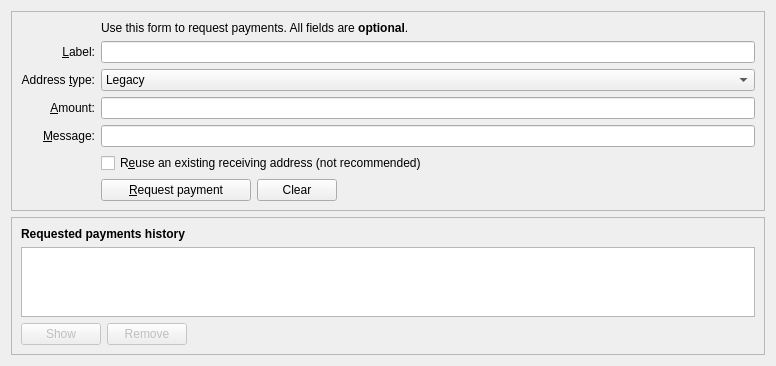
<?xml version="1.0" encoding="UTF-8"?>
<ui version="4.0">
 <class>ReceiveCoinsDialog</class>
 <widget class="QWidget" name="ReceiveCoinsDialog">
  <property name="geometry">
   <rect>
    <x>0</x>
    <y>0</y>
    <width>776</width>
    <height>364</height>
   </rect>
  </property>
  <layout class="QVBoxLayout" name="verticalLayout" stretch="0,0,1">
   <item>
    <widget class="QFrame" name="frame2">
     <property name="sizePolicy">
      <sizepolicy hsizetype="Preferred" vsizetype="Expanding">
       <horstretch>0</horstretch>
       <verstretch>0</verstretch>
      </sizepolicy>
     </property>
     <property name="frameShape">
      <enum>QFrame::StyledPanel</enum>
     </property>
     <property name="frameShadow">
      <enum>QFrame::Sunken</enum>
     </property>
     <layout class="QVBoxLayout" name="verticalLayout_3">
      <item>
       <layout class="QGridLayout" name="gridLayout">
        <item row="4" column="2">
         <widget class="QLineEdit" name="reqLabel">
          <property name="toolTip">
           <string>An optional label to associate with the new receiving address.</string>
          </property>
         </widget>
        </item>
        <item row="2" column="2">
         <widget class="QLabel" name="label_5">
          <property name="text">
           <string>Use this form to request payments. All fields are &lt;b&gt;optional&lt;/b&gt;.</string>
          </property>
         </widget>
        </item>
        <item row="4" column="0">
         <widget class="QLabel" name="label_2">
          <property name="toolTip">
           <string>An optional label to associate with the new receiving address.</string>
          </property>
          <property name="text">
           <string>&amp;Label:</string>
          </property>
          <property name="alignment">
           <set>Qt::AlignRight|Qt::AlignTrailing|Qt::AlignVCenter</set>
          </property>
          <property name="buddy">
           <cstring>reqLabel</cstring>
          </property>
         </widget>
        </item>
        <item row="5" column="0">
         <widget class="QLabel" name="label_addressType">
          <property name="toolTip">
           <string>Select which address format to generate for this request.</string>
          </property>
          <property name="text">
           <string>Address &amp;type:</string>
          </property>
          <property name="alignment">
           <set>Qt::AlignRight|Qt::AlignTrailing|Qt::AlignVCenter</set>
          </property>
          <property name="buddy">
           <cstring>addressType</cstring>
          </property>
         </widget>
        </item>
        <item row="5" column="2">
         <widget class="QComboBox" name="addressType">
          <property name="toolTip">
           <string>Select which address format to generate for this request.</string>
          </property>
          <item>
           <property name="text">
            <string>Legacy</string>
           </property>
          </item>
          <item>
           <property name="text">
            <string>P2SH-SegWit</string>
           </property>
          </item>
           <item>
            <property name="text">
             <string>Bech32</string>
            </property>
           </item>
         </widget>
        </item>
        <item row="6" column="0">
         <widget class="QLabel" name="label">
          <property name="toolTip">
           <string>An optional amount to request. Leave this empty or zero to not request a specific amount.</string>
          </property>
          <property name="text">
           <string>&amp;Amount:</string>
          </property>
          <property name="alignment">
           <set>Qt::AlignRight|Qt::AlignTrailing|Qt::AlignVCenter</set>
          </property>
          <property name="buddy">
           <cstring>reqAmount</cstring>
          </property>
         </widget>
        </item>
        <item row="6" column="2">
         <widget class="BitcoinAmountField" name="reqAmount">
          <property name="minimumSize">
           <size>
            <width>80</width>
            <height>0</height>
           </size>
          </property>
          <property name="toolTip">
           <string>An optional amount to request. Leave this empty or zero to not request a specific amount.</string>
          </property>
         </widget>
        </item>
        <item row="7" column="0">
         <widget class="QLabel" name="label_3">
          <property name="toolTip">
           <string>An optional message to attach to the payment request, which will be displayed when the request is opened. Note: The message will not be sent with the payment over the Bitcoin network.</string>
          </property>
          <property name="text">
           <string>&amp;Message:</string>
          </property>
          <property name="alignment">
           <set>Qt::AlignRight|Qt::AlignTrailing|Qt::AlignVCenter</set>
          </property>
          <property name="buddy">
           <cstring>reqMessage</cstring>
          </property>
         </widget>
        </item>
        <item row="7" column="2">
         <widget class="QLineEdit" name="reqMessage">
          <property name="toolTip">
           <string>An optional message to attach to the payment request, which will be displayed when the request is opened. Note: The message will not be sent with the payment over the Bitcoin network.</string>
          </property>
         </widget>
        </item>
        <item row="8" column="2">
         <widget class="QCheckBox" name="reuseAddress">
          <property name="toolTip">
           <string>Reuse one of the previously used receiving addresses. Reusing addresses has security and privacy issues. Do not use this unless re-generating a payment request made before.</string>
          </property>
          <property name="text">
           <string>R&amp;euse an existing receiving address (not recommended)</string>
          </property>
         </widget>
        </item>
        <item row="8" column="0">
         <widget class="QLabel" name="label_4">
          <property name="text">
           <string/>
          </property>
         </widget>
        </item>
        <item row="9" column="2">
         <layout class="QHBoxLayout" name="horizontalLayout">
          <item>
           <widget class="QPushButton" name="receiveButton">
            <property name="minimumSize">
             <size>
              <width>150</width>
              <height>0</height>
             </size>
            </property>
            <property name="text">
             <string>&amp;Request payment</string>
            </property>
            <property name="icon">
             <iconset resource="../bitcoin.qrc">
              <normaloff>:/icons/receiving_addresses</normaloff>:/icons/receiving_addresses</iconset>
            </property>
           </widget>
          </item>
          <item>
           <widget class="QPushButton" name="clearButton">
            <property name="sizePolicy">
             <sizepolicy hsizetype="Minimum" vsizetype="Fixed">
              <horstretch>0</horstretch>
              <verstretch>0</verstretch>
             </sizepolicy>
            </property>
            <property name="toolTip">
             <string>Clear all fields of the form.</string>
            </property>
            <property name="text">
             <string>Clear</string>
            </property>
            <property name="icon">
             <iconset resource="../bitcoin.qrc">
              <normaloff>:/icons/remove</normaloff>:/icons/remove</iconset>
            </property>
            <property name="autoDefault">
             <bool>false</bool>
            </property>
           </widget>
          </item>
          <item>
           <spacer name="horizontalSpacer">
            <property name="orientation">
             <enum>Qt::Horizontal</enum>
            </property>
            <property name="sizeHint" stdset="0">
             <size>
              <width>40</width>
              <height>20</height>
             </size>
            </property>
           </spacer>
          </item>
         </layout>
        </item>
        <item row="9" column="0">
         <widget class="QLabel" name="label_7">
          <property name="text">
           <string/>
          </property>
         </widget>
        </item>
       </layout>
      </item>
     </layout>
    </widget>
   </item>
   <item>
    <spacer name="verticalSpacer_2">
     <property name="orientation">
      <enum>Qt::Vertical</enum>
     </property>
     <property name="sizeHint" stdset="0">
      <size>
       <width>20</width>
       <height>10</height>
      </size>
     </property>
    </spacer>
   </item>
   <item>
    <widget class="QFrame" name="frame">
     <property name="sizePolicy">
      <sizepolicy hsizetype="Preferred" vsizetype="Expanding">
       <horstretch>0</horstretch>
       <verstretch>0</verstretch>
      </sizepolicy>
     </property>
     <property name="frameShape">
      <enum>QFrame::StyledPanel</enum>
     </property>
     <property name="frameShadow">
      <enum>QFrame::Raised</enum>
     </property>
     <layout class="QVBoxLayout" name="verticalLayout_2">
      <item>
       <widget class="QLabel" name="label_6">
        <property name="font">
         <font>
          <weight>75</weight>
          <bold>true</bold>
         </font>
        </property>
        <property name="text">
         <string>Requested payments history</string>
        </property>
       </widget>
      </item>
      <item>
       <widget class="QTableView" name="recentRequestsView">
        <property name="contextMenuPolicy">
         <enum>Qt::CustomContextMenu</enum>
        </property>
        <property name="tabKeyNavigation">
         <bool>false</bool>
        </property>
        <property name="sortingEnabled">
         <bool>true</bool>
        </property>
       </widget>
      </item>
      <item>
       <layout class="QHBoxLayout" name="horizontalLayout_2">
        <item>
         <widget class="QPushButton" name="showRequestButton">
          <property name="enabled">
           <bool>false</bool>
          </property>
          <property name="toolTip">
           <string>Show the selected request (does the same as double clicking an entry)</string>
          </property>
          <property name="text">
           <string>Show</string>
          </property>
          <property name="icon">
           <iconset resource="../bitcoin.qrc">
            <normaloff>:/icons/edit</normaloff>:/icons/edit</iconset>
          </property>
          <property name="autoDefault">
           <bool>false</bool>
          </property>
         </widget>
        </item>
        <item>
         <widget class="QPushButton" name="removeRequestButton">
          <property name="enabled">
           <bool>false</bool>
          </property>
          <property name="toolTip">
           <string>Remove the selected entries from the list</string>
          </property>
          <property name="text">
           <string>Remove</string>
          </property>
          <property name="icon">
           <iconset resource="../bitcoin.qrc">
            <normaloff>:/icons/remove</normaloff>:/icons/remove</iconset>
          </property>
          <property name="autoDefault">
           <bool>false</bool>
          </property>
         </widget>
        </item>
        <item>
         <spacer name="horizontalSpacer_2">
          <property name="orientation">
           <enum>Qt::Horizontal</enum>
          </property>
          <property name="sizeHint" stdset="0">
           <size>
            <width>40</width>
            <height>20</height>
           </size>
          </property>
         </spacer>
        </item>
       </layout>
      </item>
     </layout>
    </widget>
   </item>
  </layout>
 </widget>
 <customwidgets>
  <customwidget>
   <class>BitcoinAmountField</class>
   <extends>QLineEdit</extends>
   <header>bitcoinamountfield.h</header>
   <container>1</container>
  </customwidget>
 </customwidgets>
 <tabstops>
  <tabstop>reqLabel</tabstop>
  <tabstop>reqAmount</tabstop>
  <tabstop>reqMessage</tabstop>
  <tabstop>reuseAddress</tabstop>
  <tabstop>receiveButton</tabstop>
  <tabstop>clearButton</tabstop>
  <tabstop>recentRequestsView</tabstop>
  <tabstop>showRequestButton</tabstop>
  <tabstop>removeRequestButton</tabstop>
 </tabstops>
 <resources>
  <include location="../bitcoin.qrc"/>
 </resources>
 <connections/>
</ui>
